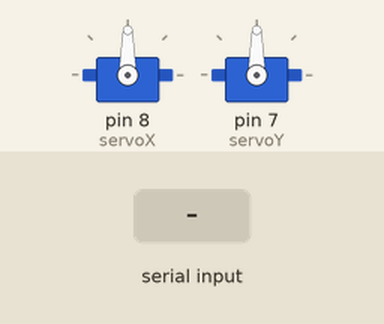
A sketch run on a simulated Arduino Uno, built with avr-gcc and run on an emulated ATmega328P. Shown: 2 × servo. The test bench sets the inputs (shaded band).

Above: at 1.2 s.
1.3 s: "Y" received over Serial
At 2.0 s:
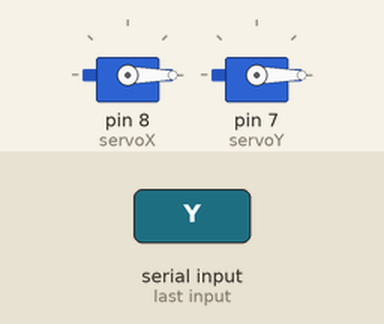
2.8 s: "30,150\n" received over Serial
At 3.3 s:
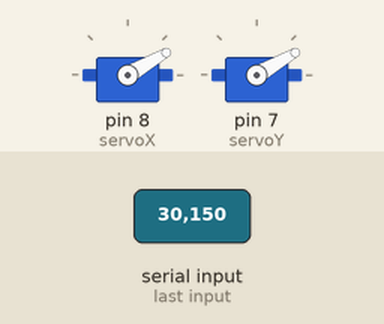
4.3 s: "200\n" received over Serial
At 5.5 s:
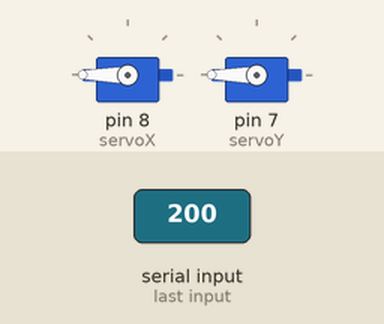
5.8 s: "X" received over Serial
At 6.5 s:
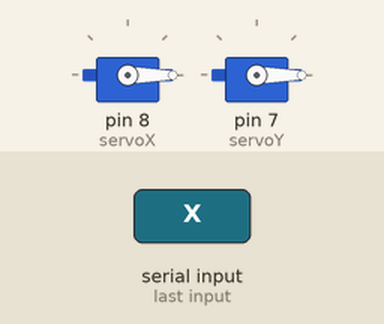
7.3 s: "90,45\n" received over Serial
At 7.9 s:
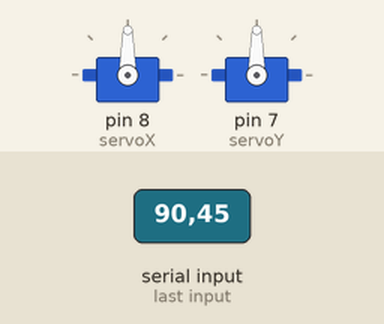
Timing chart, 0 to 9.8 s (numbered marks = the images above; inputs shaded):
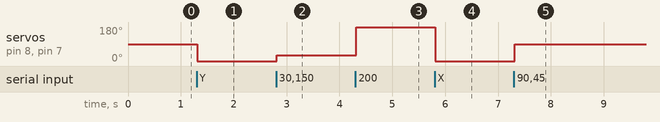

The sketch:

turret.ino
```cpp
#include <Servo.h>

Servo servoX;
Servo servoY;

String serialData;

void setup() {
  servoX.attach(8);
  servoY.attach(7);
  Serial.begin(9600);
  Serial.setTimeout(10);

  servoX.write(90);
  servoY.write(90);

}

void loop() {


}

void serialEvent() {
  serialData = Serial.readString();

  servoX.write(parseDataX(serialData));
  servoY.write(parseDataY(serialData));

}

int parseDataX(String data) {
  data.remove(data.indexOf("Y"));
  data.remove(data.indexOf("X"), 1);

   return data.toInt();

}


int parseDataY(String data) {
  data.remove(0, data.indexOf("Y") + 1);
     return data.toInt();

}
```

Measured:
- after the input at 1.3 s, servo on pin 8 (servoX), servo on pin 7 (servoY): 90° → 0° at once
- after the input at 2.8 s, servo on pin 8 (servoX), servo on pin 7 (servoY): 0° → 30° at once
- after the input at 4.3 s, servo on pin 8 (servoX), servo on pin 7 (servoY): 30° → 180° at once
- after the input at 5.8 s, servo on pin 8 (servoX), servo on pin 7 (servoY): 180° → 0° at once
- after the input at 7.3 s, servo on pin 8 (servoX), servo on pin 7 (servoY): 0° → 90° at once
